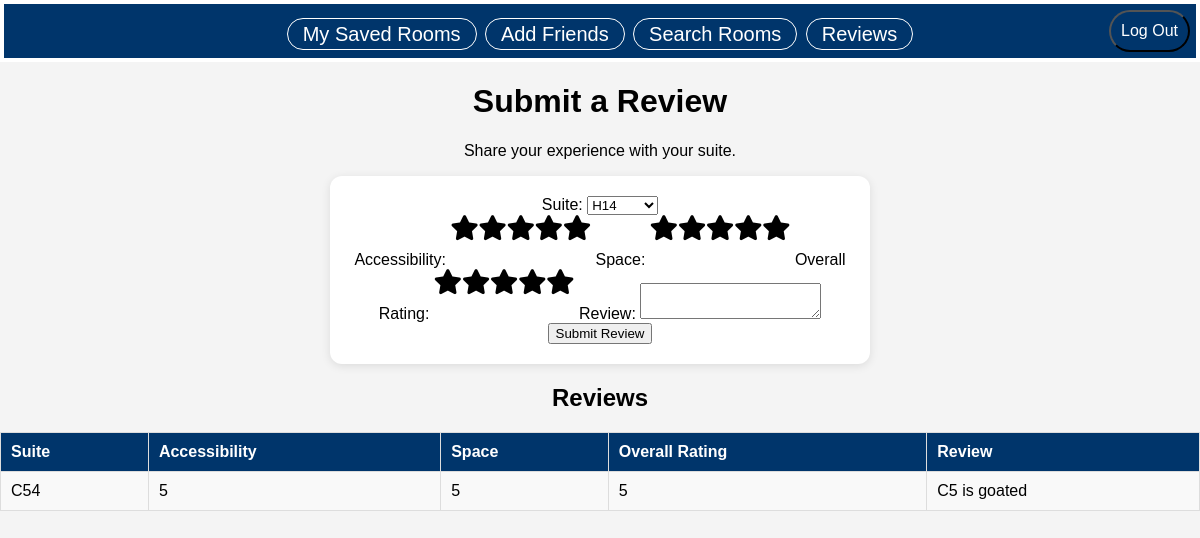
The app's page /reviews, older data.
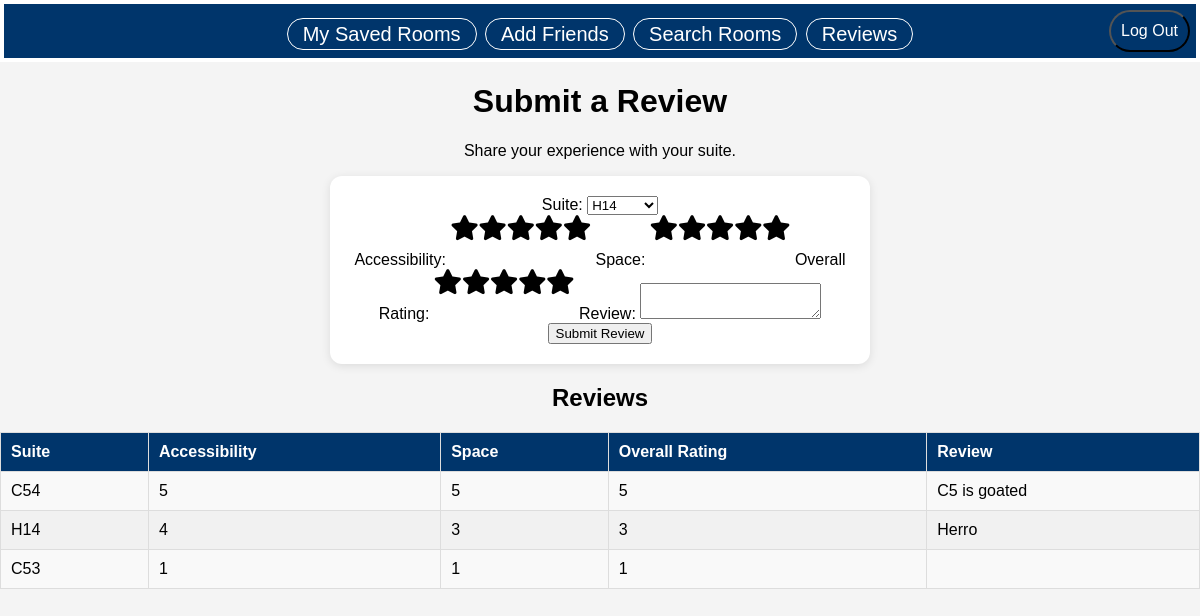
The same page, newer data.
### models/review.py (models this page shows)
class Review(Base):
    __tablename__ = "reviews"
    id: Mapped[int] = mapped_column(Integer, primary_key=True, autoincrement=True)
    review_text: Mapped[str] = mapped_column(String)
    type: Mapped[str] = mapped_column(String)
    overall_rating: Mapped[int] = mapped_column(Integer, CheckConstraint("overall_rating BETWEEN 1 AND 5"))
    accessibility_rating: Mapped[int] = mapped_column(Integer, CheckConstraint("accessibility_rating BETWEEN 1 AND 5"))
    space_rating: Mapped[int] = mapped_column(Integer, CheckConstraint("space_rating BETWEEN 1 AND 5"))
    user_id: Mapped[int] = mapped_column(Integer, ForeignKey("users.id"))
    user: Mapped[User] = relationship("User")
    __mapper_args__ = {
        "polymorphic_identity":"review",
        "polymorphic_on":type
    }

class SuiteReview(Review):
    suite_id: Mapped[int] = mapped_column(Integer, ForeignKey("suites.id"))
    suite: Mapped[Suite] = relationship("Suite")
    __mapper_args__ = {
        "polymorphic_identity":"suite_review"
    }

### models/suite.py (models this page shows)
class Suite(Base):
    __tablename__ = "suites"
    id: Mapped[int] = mapped_column(Integer, primary_key=True, autoincrement=True)
    name: Mapped[str] = mapped_column(String)
    entryway: Mapped[str] = mapped_column(String)
    capacity: Mapped[int] = mapped_column(Integer)
    singles: Mapped[int] = mapped_column(Integer)
    doubles: Mapped[int] = mapped_column(Integer)
    year: Mapped[int] = mapped_column(Integer)
    resco_id: Mapped[int] = mapped_column(Integer, ForeignKey('rescos.id'))
    resco: Mapped["ResidentialCollege"] = relationship("ResidentialCollege", backref=backref("suite"))

### roomtable.py (the view, shortened to what this page needs)
@app.route('/reviews', methods = ["GET", "POST"])
def review():
    suites = db.session.query(Suite).all()
    all_reviews = db.session.query(SuiteReview).all()
    return render_template('reviews.html', reviews=all_reviews, suites=suites)

### templates/reviews.html (shortened to what this page needs)
<!DOCTYPE html>
<html>
  <head>
    <link rel="stylesheet" href="{{ url_for('static', filename='styles.css') }}">
    <link rel="stylesheet" href="{{ url_for('static', filename='search.css') }}">
    <link rel="stylesheet" href="{{ url_for('static', filename='ratings.css') }}">
    <link rel="stylesheet" href="https://use.fontawesome.com/releases/v5.10.2/css/all.css" />
  </head>
  <body>
    <div class="banner">
      <a href="{{url_for('homepage')}}" class="nav-link">My Saved Rooms</a>
      <a href="{{url_for('friends')}}" class="nav-link">Add Friends</a>
      <a href="{{url_for('search')}}" class="nav-link">Search Rooms</a>
      <a href="{{url_for('review')}}" class="nav-link">Reviews</a>
      <form action="{{url_for('logout')}}" method="get">
        <button type="submit" class="logout">Log Out</button>
      </form>
    </div>
    <h1>Submit a Review</h1>
    <p>Share your experience with your suite.</p>
    <div class="search-box">
     <form action="{{ url_for('review') }}" method="POST">
    <label for="suite">Suite:</label>
    <select name="suite" required>
        {% for suite in suites %}
            <option value="{{ suite.id }}">{{ suite.name }}</option>
        {% endfor %}
    </select><br>
    <label>Accessibility:</label>
    <div class="rating">
        <label>
            <span class="fa fa-star icon"></span>
        </label>
        <label>
            <span class="fa fa-star icon"></span>
            <span class="fa fa-star icon"></span>
        </label>
        <label>
            <span class="fa fa-star icon"></span>
            <span class="fa fa-star icon"></span>
            <span class="fa fa-star icon"></span>
        </label>
        <label>
            <span class="fa fa-star icon"></span>
            <span class="fa fa-star icon"></span>
            <span class="fa fa-star icon"></span>
            <span class="fa fa-star icon"></span>
        </label>
        <label>
            <span class="fa fa-star icon"></span>
            <span class="fa fa-star icon"></span>
            <span class="fa fa-star icon"></span>
            <span class="fa fa-star icon"></span>
            <span class="fa fa-star icon"></span>
        </label>
    </div>
    <label>Space:</label>
    <div class="rating">
        <label>
            <span class="fa fa-star icon"></span>
        </label>
        <label>
            <span class="fa fa-star icon"></span>
            <span class="fa fa-star icon"></span>
        </label>
        <label>
            <span class="fa fa-star icon"></span>
            <span class="fa fa-star icon"></span>
            <span class="fa fa-star icon"></span>
        </label>
        <label>
            <span class="fa fa-star icon"></span>
            <span class="fa fa-star icon"></span>
            <span class="fa fa-star icon"></span>
            <span class="fa fa-star icon"></span>
        </label>
        <label>
            <span class="fa fa-star icon"></span>
            <span class="fa fa-star icon"></span>
            <span class="fa fa-star icon"></span>
            <span class="fa fa-star icon"></span>
            <span class="fa fa-star icon"></span>
        </label>
    </div>
    <label>Overall Rating:</label>
    <div class="rating">
        <label>
            <span class="fa fa-star icon"></span>
        </label>
        <label>
            <span class="fa fa-star icon"></span>
            <span class="fa fa-star icon"></span>
        </label>
        <label>
            <span class="fa fa-star icon"></span>
            <span class="fa fa-star icon"></span>
            <span class="fa fa-star icon"></span>
        </label>
        <label>
            <span class="fa fa-star icon"></span>
            <span class="fa fa-star icon"></span>
            <span class="fa fa-star icon"></span>
            <span class="fa fa-star icon"></span>
        </label>
        <label>
            <span class="fa fa-star icon"></span>
            <span class="fa fa-star icon"></span>
            <span class="fa fa-star icon"></span>
            <span class="fa fa-star icon"></span>
            <span class="fa fa-star icon"></span>
        </label>
    </div>
    <label for="review">Review:</label>
    <textarea name="review"></textarea><br>
    <input type="submit" value="Submit Review">
</form>
    </div>
    <h2>Reviews</h2>
    <table class = "review-table">
      <thead>
        <tr>
          <th>Suite</th>
          <th>Accessibility</th>
          <th>Space</th>
          <th>Overall Rating</th>
          <th>Review</th>
        </tr>
      </thead>
      <tbody>
        {% for review in reviews %}
        <tr class = "review-row">
          <td>{{ review.suite.name }}</td>
          <td>{{ review.accessibility_rating }}</td>
          <td>{{ review.space_rating }}</td>
          <td>{{ review.overall_rating }}</td>
          <td>{{ review.review_text }}</td>
        </tr>
        {% endfor %}
      </tbody>
    </table>
  </body>
</html>

### static/styles.css (style rules this page uses)
body { font-family: Arial, sans-serif; margin: 0; padding: 0; text-align: center; background-color: #f4f4f4; }
.banner { background-color: rgb(0, 53, 107); color: white; text-align: center; padding: 10px; font-size: 30px; border: 4px solid rgb(255, 255, 255); }
button { background-color: rgb(0, 53, 107); color: rgb(255, 255, 255); padding: 10px; font-size: 16px; border-radius: 25px; cursor: pointer; }
.logout { background-color: rgb(0, 53, 107); color: rgb(255, 255, 255); padding: 10px; top: 10px; right: 10px; font-size: 16px; border-radius: 25px; cursor: pointer; text-align: right; position: absolute; }
.nav-link { flex: 1; max-width: 150px; color: white; text-decoration: none; font-size: 20px; padding: 4px 15px; border: 1px solid white; border-radius: 18px; text-align: center; transition: background 0.3s ease-in-out, border 0.3s ease-in-out; }

### static/search.css (style rules this page uses)
:root { --yale-blue: #00356b; --yale-blue-hover: #002855; }
.search-box { background-color: white; padding: 20px; border-radius: 12px; box-shadow: 0 2px 10px rgba(0, 0, 0, 0.1); max-width: 500px; margin: auto; }

### static/ratings.css (style rules this page uses)
.rating { display: inline-block; position: relative; height: 50px; line-height: 50px; font-size: 25px; }
.rating label { position: absolute; top: 0; left: 0; height: 100%; cursor: pointer; }
.rating label:last-child { position: static; }
.rating label:nth-child(1) { z-index: 5; }
.rating label:nth-child(2) { z-index: 4; }
.rating label:nth-child(3) { z-index: 3; }
.rating label:nth-child(4) { z-index: 2; }
.rating label:nth-child(5) { z-index: 1; }
.rating label .icon { float: left; color: transparent; }
.rating label:last-child .icon { color: #000; }
.review-table { width: 100%; border-collapse: collapse; margin: 20px 0; font-family: Arial, sans-serif; }
.review-table th, .review-table td { border: 1px solid #ddd; padding: 10px; text-align: left; }
.review-table th { background-color: rgb(0, 53, 107); color: white; }
.review-row:nth-child(odd) { background-color: #f9f9f9; }
.review-row:nth-child(even) { background-color: #f1f1f1; }

Row changes from the older to the newer data that the page shows:
added SuiteReview: suite.name "H14", accessibility_rating "4", space_rating "3", overall_rating "3", review_text "Herro"
added SuiteReview: suite.name "C53", accessibility_rating "1", space_rating "1", overall_rating "1"
